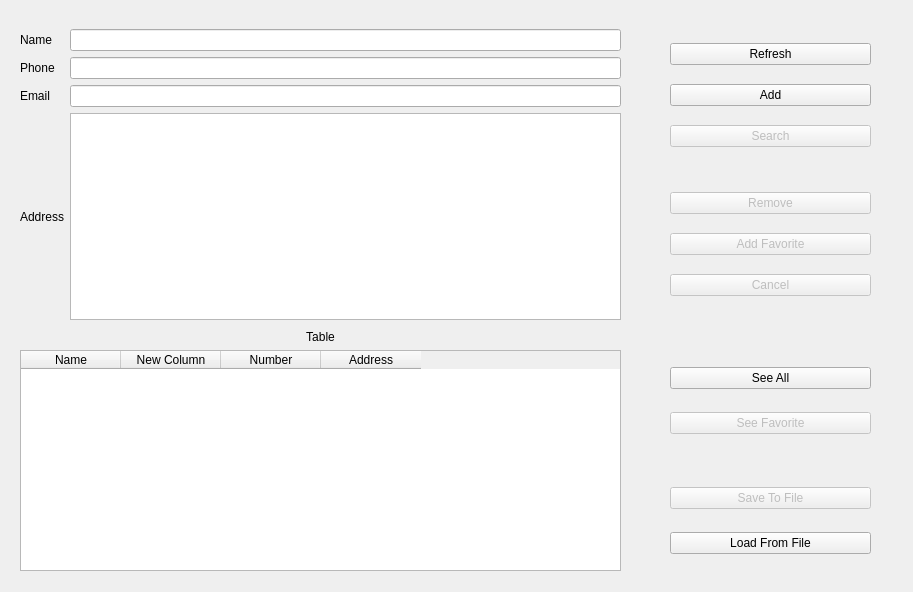
<?xml version="1.0" encoding="UTF-8"?>
<ui version="4.0">
 <class>Widget</class>
 <widget class="QWidget" name="Widget">
  <property name="geometry">
   <rect>
    <x>0</x>
    <y>0</y>
    <width>913</width>
    <height>592</height>
   </rect>
  </property>
  <property name="windowTitle">
   <string>Widget</string>
  </property>
  <widget class="QWidget" name="gridLayoutWidget">
   <property name="geometry">
    <rect>
     <x>670</x>
     <y>30</y>
     <width>201</width>
     <height>131</height>
    </rect>
   </property>
   <layout class="QGridLayout" name="gridLayout">
    <item row="0" column="0">
     <widget class="QPushButton" name="refreshButton">
      <property name="text">
       <string>Refresh</string>
      </property>
     </widget>
    </item>
    <item row="4" column="0">
     <widget class="QPushButton" name="searchButton">
      <property name="enabled">
       <bool>false</bool>
      </property>
      <property name="text">
       <string>Search</string>
      </property>
     </widget>
    </item>
    <item row="1" column="0">
     <widget class="QPushButton" name="addButton">
      <property name="text">
       <string>Add</string>
      </property>
     </widget>
    </item>
   </layout>
  </widget>
  <widget class="QWidget" name="gridLayoutWidget_2">
   <property name="geometry">
    <rect>
     <x>20</x>
     <y>29</y>
     <width>601</width>
     <height>291</height>
    </rect>
   </property>
   <layout class="QGridLayout" name="gridLayout_2">
    <item row="4" column="1">
     <widget class="QTextEdit" name="addressText"/>
    </item>
    <item row="4" column="0">
     <widget class="QLabel" name="label_4">
      <property name="text">
       <string>Address</string>
      </property>
     </widget>
    </item>
    <item row="3" column="0">
     <widget class="QLabel" name="label_3">
      <property name="text">
       <string>Email</string>
      </property>
     </widget>
    </item>
    <item row="2" column="1">
     <widget class="QLineEdit" name="phoneLine"/>
    </item>
    <item row="1" column="0">
     <widget class="QLabel" name="label">
      <property name="text">
       <string>Name</string>
      </property>
     </widget>
    </item>
    <item row="2" column="0">
     <widget class="QLabel" name="label_2">
      <property name="text">
       <string>Phone</string>
      </property>
     </widget>
    </item>
    <item row="3" column="1">
     <widget class="QLineEdit" name="emailLine"/>
    </item>
    <item row="1" column="1">
     <widget class="QLineEdit" name="nameLine"/>
    </item>
   </layout>
  </widget>
  <widget class="QWidget" name="gridLayoutWidget_3">
   <property name="geometry">
    <rect>
     <x>670</x>
     <y>179</y>
     <width>201</width>
     <height>131</height>
    </rect>
   </property>
   <layout class="QGridLayout" name="gridLayout_4">
    <item row="0" column="0">
     <widget class="QPushButton" name="removeButton">
      <property name="enabled">
       <bool>false</bool>
      </property>
      <property name="text">
       <string>Remove</string>
      </property>
     </widget>
    </item>
    <item row="2" column="0">
     <widget class="QPushButton" name="cancelButton">
      <property name="enabled">
       <bool>false</bool>
      </property>
      <property name="text">
       <string>Cancel</string>
      </property>
     </widget>
    </item>
    <item row="1" column="0">
     <widget class="QPushButton" name="bookmarkButton">
      <property name="enabled">
       <bool>false</bool>
      </property>
      <property name="text">
       <string>Add Favorite</string>
      </property>
     </widget>
    </item>
   </layout>
  </widget>
  <widget class="QWidget" name="gridLayoutWidget_4">
   <property name="geometry">
    <rect>
     <x>670</x>
     <y>350</y>
     <width>201</width>
     <height>101</height>
    </rect>
   </property>
   <layout class="QGridLayout" name="gridLayout_5">
    <item row="0" column="0">
     <widget class="QPushButton" name="pushButton_10">
      <property name="text">
       <string>See All</string>
      </property>
     </widget>
    </item>
    <item row="1" column="0">
     <widget class="QPushButton" name="pushButton_11">
      <property name="enabled">
       <bool>false</bool>
      </property>
      <property name="text">
       <string>See Favorite</string>
      </property>
     </widget>
    </item>
   </layout>
  </widget>
  <widget class="QWidget" name="gridLayoutWidget_5">
   <property name="geometry">
    <rect>
     <x>670</x>
     <y>470</y>
     <width>201</width>
     <height>101</height>
    </rect>
   </property>
   <layout class="QGridLayout" name="gridLayout_6">
    <item row="0" column="0">
     <widget class="QPushButton" name="pushButton_12">
      <property name="enabled">
       <bool>false</bool>
      </property>
      <property name="text">
       <string>Save To File</string>
      </property>
     </widget>
    </item>
    <item row="1" column="0">
     <widget class="QPushButton" name="pushButton_13">
      <property name="text">
       <string>Load From File</string>
      </property>
     </widget>
    </item>
   </layout>
  </widget>
  <widget class="QWidget" name="gridLayoutWidget_6">
   <property name="geometry">
    <rect>
     <x>20</x>
     <y>330</y>
     <width>601</width>
     <height>241</height>
    </rect>
   </property>
   <layout class="QGridLayout" name="gridLayout_7">
    <item row="0" column="0">
     <widget class="QLabel" name="label_5">
      <property name="text">
       <string>Table</string>
      </property>
      <property name="alignment">
       <set>Qt::AlignCenter</set>
      </property>
     </widget>
    </item>
    <item row="1" column="0">
     <widget class="QTableWidget" name="tableWidget">
      <column>
       <property name="text">
        <string>Name</string>
       </property>
      </column>
      <column>
       <property name="text">
        <string>New Column</string>
       </property>
      </column>
      <column>
       <property name="text">
        <string>Number</string>
       </property>
      </column>
      <column>
       <property name="text">
        <string>Address</string>
       </property>
      </column>
     </widget>
    </item>
   </layout>
  </widget>
 </widget>
 <resources/>
 <connections>
  <connection>
   <sender>refreshButton</sender>
   <signal>clicked()</signal>
   <receiver>nameLine</receiver>
   <slot>clear()</slot>
   <hints>
    <hint type="sourcelabel">
     <x>744</x>
     <y>84</y>
    </hint>
    <hint type="destinationlabel">
     <x>444</x>
     <y>66</y>
    </hint>
   </hints>
  </connection>
  <connection>
   <sender>refreshButton</sender>
   <signal>clicked()</signal>
   <receiver>phoneLine</receiver>
   <slot>clear()</slot>
   <hints>
    <hint type="sourcelabel">
     <x>753</x>
     <y>81</y>
    </hint>
    <hint type="destinationlabel">
     <x>495</x>
     <y>106</y>
    </hint>
   </hints>
  </connection>
  <connection>
   <sender>refreshButton</sender>
   <signal>clicked()</signal>
   <receiver>emailLine</receiver>
   <slot>clear()</slot>
   <hints>
    <hint type="sourcelabel">
     <x>695</x>
     <y>79</y>
    </hint>
    <hint type="destinationlabel">
     <x>342</x>
     <y>143</y>
    </hint>
   </hints>
  </connection>
  <connection>
   <sender>refreshButton</sender>
   <signal>clicked()</signal>
   <receiver>addressText</receiver>
   <slot>clear()</slot>
   <hints>
    <hint type="sourcelabel">
     <x>723</x>
     <y>86</y>
    </hint>
    <hint type="destinationlabel">
     <x>462</x>
     <y>223</y>
    </hint>
   </hints>
  </connection>
 </connections>
</ui>
